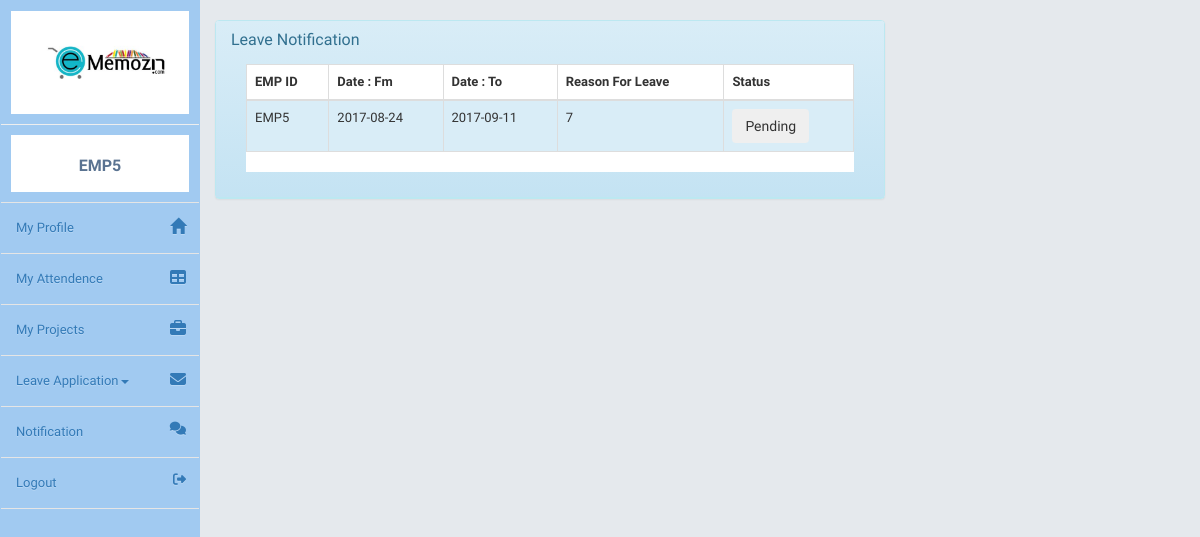
The app's page /scripts/LeaveNotify.php (signed in) with its own data.
### tables this page shows
CREATE TABLE `leave` (
  `applicant` varchar(20) NOT NULL,
  `leave_from` date NOT NULL,
  `leave_to` date NOT NULL,
  `type` varchar(50) NOT NULL,
  `reason` text NOT NULL,
  `send_to` varchar(10) NOT NULL,
  `status` int(10) NOT NULL
);

### scripts/LeaveNotify.php (the view, shortened to what this page needs)
<?php
include 'head_info.php';
include  'sidebar.php';
$uid= $_SESSION['uid'];
$sql="SELECT * FROM `leave` where `send_to`= '$uid' AND `status`= 0 ORDER BY `leave_from` DESC";
?>
<head>
</head>
<div class="col-4 col-4 col-6 col-lg-7 col-sm-offset-0 col-sm-offset-0 col-md-offset-2 col-lg-offset-2 toppad" >
    <div class="panel panel-info">
        <div class="panel-heading">
            <h3 class="panel-title">Leave Notification</h3>
            <div class="panel-body">
                    <fieldset style="background-color:#FFFFFF;">
                        <table class="table table-striped table-bordered table-list">
                            <thead>
                            <tr>
                                <th>EMP ID</th>
                                <th>Date : Fm</th>
                                <th>Date : To</th>
                                <th>Reason For Leave </th>
                                <th>Status</th>
                            </tr>
                            </thead>
                            <tbody>
<?php
 $r=mysqli_query($c,$sql);
$ccx=0;
while($row= mysqli_fetch_assoc($r))
{
echo'
                            <tr class="info">
                                <td>'.$row['applicant'].'</td>
                                <td>'.$row['leave_from'].'</td>
                                <td>'.$row['leave_to'].'</td>
                                <td>'.$row['type'].'</td>
                                <td><button type="button" class="btn btn-secondary" data-toggle="modal" data-target="#exampleModal'.$ccx.'" data-whatever="@mdo">Pending</button></td>
                            </tr>
                            <div class="modal fade" id="exampleModal'.$ccx.'" tabindex="-1" role="dialog" aria-labelledby="exampleModalLabel" aria-hidden="true">
                                        <div class="modal-body">'.$row["reason"].
                                        '</div>
                                            <input type="hidden" value='.$row["applicant"].' name="applicant">
                                            <input type="hidden" value='.$row["leave_to"].' name="leave_to">
                                                <input type="hidden" value='.$row["leave_from"].' name="leave_from">
                            </div>';
$ccx=$ccx+1;
}
?>
</tbody>
</table>
</fieldset>
</div>
</div>
</div>
</div>

### scripts/head_info.php (style rules this page uses)
.toppad { margin-top:20px; }

### records on screen
leave: applicant "EMP5", leave_from "2017-08-24", leave_to "2017-09-11", type "7"

### other values on screen
$_SESSION['uid'] "EMP5"
